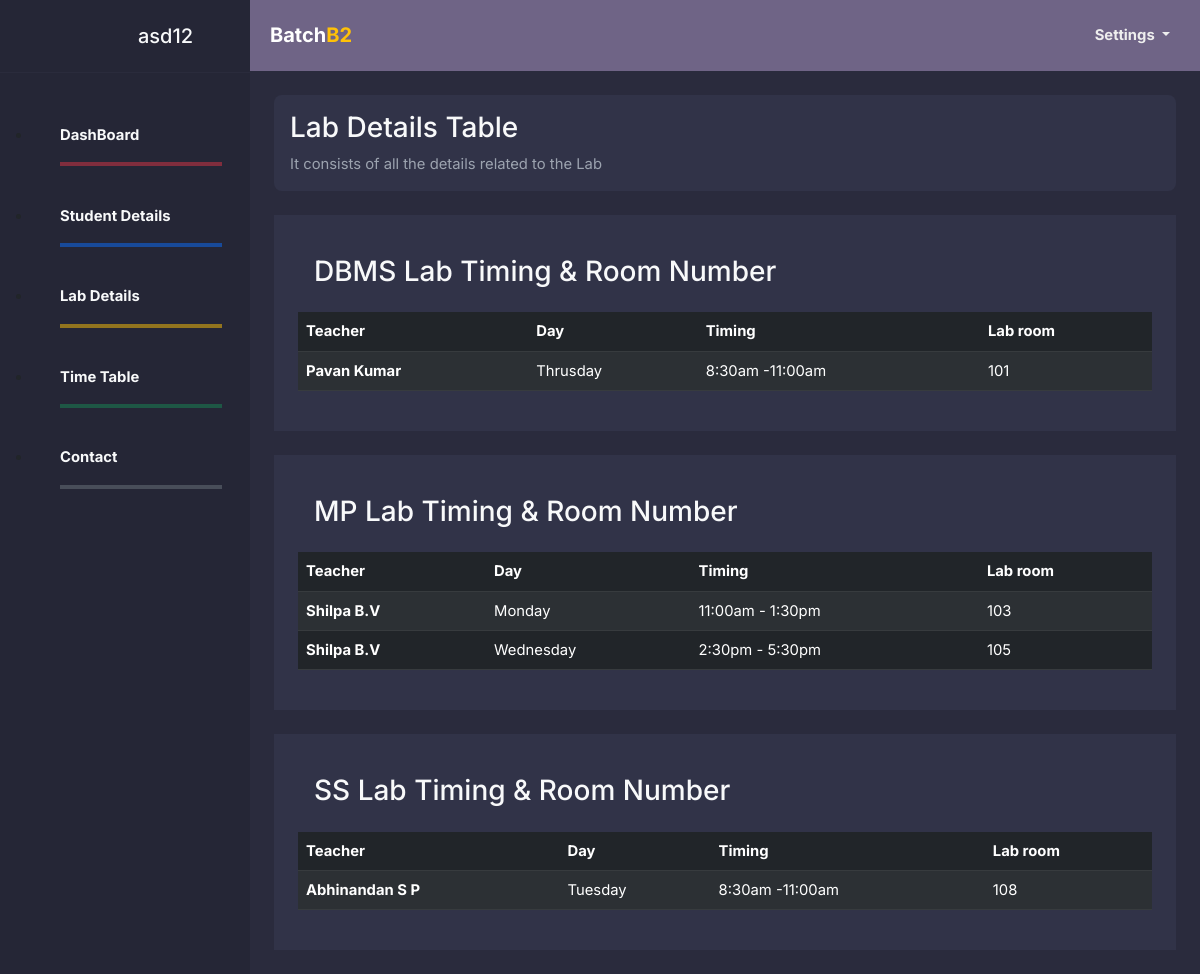
The app's page /batch/batch2lab.php (signed in) with its own data.
### tables this page shows
CREATE TABLE `lab` (
  `sno` int(11) NOT NULL,
  `batch` int(11) NOT NULL,
  `lab` varchar(30) NOT NULL,
  `teacher` varchar(50) NOT NULL,
  `date` varchar(50) NOT NULL,
  `timing` varchar(30) NOT NULL,
  `labroom` int(11) NOT NULL
);

### batch/batch2lab.php (the view, shortened to what this page needs)
<?php
include "configstud.php";
?>
<!DOCTYPE html>
<html lang="en">
<head>
<link href="https://cdn.jsdelivr.net/npm/bootstrap@5.2.3/dist/css/bootstrap.min.css" rel="stylesheet">
  <link href="https://cdn.jsdelivr.net/npm/boxicons@2.0.5/css/boxicons.min.css" rel="stylesheet" />
  <link rel="stylesheet" href="../admindash/admindash.css" />
</head>
<body>
  <aside class="sidebar position-fixed top-0 left-0 overflow-auto h-100 float-left" id="show-side-navigation1">
  <div class="sidebar-header d-flex justify-content-center align-items-center px-3 py-4">
    <div class="ms-3">
      <h5 class="fs-5 mb-0">
        <a class="text-decoration-none text-light" href="#"><?php echo $_SESSION['username']; ?></a>
      </h5>
    </div>
  </div>
  <div class="search position-relative text-center px-4 py-3 mt-2 bg-">
  </div>
  <ul class="">
    <li class="">
    <a href="batch2.php" class="text-light fw-bold">DashBoard</a>
    <hr class="border border-danger border-2 opacity-50">
    </li>
    <li class="">
    <a href="batch2student.php" class="text-light fw-bold">Student Details</a>
    <hr class="border border-primary border-2 opacity-50">
    </li>
    <li class="">
      <a href="#" class="text-light fw-bold">Lab Details</a>
      <hr class="border border-warning border-2 opacity-50">
    </li>
    <li class="">
      <a href="batch2timetable.php" class="text-light fw-bold">Time Table</a>
      <hr class="border border-success border-2 opacity-50">
    </li>
    <li class="">
      <a href="#" class="text-light fw-bold"> Contact</a>
      <hr class="border border-secondary border-2 opacity-50">
    </li>
  </ul>
</aside>
<section id="wrapper">
  <nav class="navbar navbar-expand-md">
    <div class="container-fluid mx-2">
      <div class="navbar-header">
        <a class="navbar-brand fw-bold" href="#">Batch<span class="main-color fw-bold">B2</span></a>
      </div>
      <div class="collapse navbar-collapse" id="toggle-navbar">
        <ul class="navbar-nav ms-auto">
          <li class="nav-item dropdown fw-bold">
            <a class="nav-link dropdown-toggle" href="#" id="navbarDropdown" role="button" data-bs-toggle="dropdown" aria-expanded="false">
              Settings
            </a>
          </li>
        </ul>
      </div>
    </div>
  </nav>
  <div class="p-4">
    <div class="welcome">
      <div class="content rounded-3 p-3">
        <h1 class="fs-3 text-light">Lab Details Table</h1>
        <p class="mb-0">It consists of all the details related to the Lab </p>
      </div>
    </div>
    <section class="charts mt-4">
      <div class="chart-container p-4">
      <div class="content rounded-3 p-3">
        <h1 class="fs-3 text-light">DBMS Lab Timing & Room Number</h1>
      </div>
      <table class="table table-striped table-dark table-hover">
                <thead>
                    <tr>
                    <th scope="col">Teacher</th>
                    <th scope="col">Day</th>
                    <th scope="col">Timing</th>
                    <th scope="col">Lab room</th>
                    </tr>
                </thead>
                <tbody>
                    <?php
                        $sql = "SELECT *  FROM lab WHERE lab='dbms' AND batch='2'";
                        $result=mysqli_query($mysql_db,$sql);
                        if($result){
                            while($row=mysqli_fetch_assoc($result)){
                                $teacher=$row['teacher'];
                                $date=$row['date'];
                                $timing=$row['timing'];
                                $labroom=$row['labroom'];
                                echo '<tr>
                                <th scope="row">'.$teacher.'</th>
                                <td>'.$date.'</td>
                                <td>'.$timing.'</td>
                                <td>'.$labroom.'</td>
                            </tr>';
                            }
                        }
                    ?>
                </tbody>
            </table>
        </div>
    </section>
    <section class="charts mt-4">
      <div class="chart-container p-4">
      <div class="content rounded-3 p-3">
        <h1 class="fs-3 text-light">MP Lab Timing & Room Number</h1>
      </div>
      <table class="table table-striped table-dark table-hover">
                <thead>
                    <tr>
                    <th scope="col">Teacher</th>
                    <th scope="col">Day</th>
                    <th scope="col">Timing</th>
                    <th scope="col">Lab room</th>
                    </tr>
                </thead>
                <tbody>
                    <?php
                        $sql = "SELECT *  FROM lab WHERE lab='mp' AND batch='2'";
                        $result=mysqli_query($mysql_db,$sql);
                        if($result){
                            while($row=mysqli_fetch_assoc($result)){
                                $teacher=$row['teacher'];
                                $date=$row['date'];
                                $timing=$row['timing'];
                                $labroom=$row['labroom'];
                                echo '<tr>
                                <th scope="row">'.$teacher.'</th>
                                <td>'.$date.'</td>
                                <td>'.$timing.'</td>
                                <td>'.$labroom.'</td>
                            </tr>';
                            }
                        }
                    ?>
                </tbody>
            </table>
        </div>
    </section>
    <section class="charts mt-4">
      <div class="chart-container p-4">
      <div class="content rounded-3 p-3">
        <h1 class="fs-3 text-light">SS Lab Timing & Room Number</h1>
      </div>
      <table class="table table-striped table-dark table-hover">
                <thead>
                    <tr>
                    <th scope="col">Teacher</th>
                    <th scope="col">Day</th>
                    <th scope="col">Timing</th>
                    <th scope="col">Lab room</th>
                    </tr>
                </thead>
                <tbody>
                    <?php
                        $sql = "SELECT *  FROM lab WHERE lab='ss' AND batch='2'";
                        $result=mysqli_query($mysql_db,$sql);
                        if($result){
                            while($row=mysqli_fetch_assoc($result)){
                                $teacher=$row['teacher'];
                                $date=$row['date'];
                                $timing=$row['timing'];
                                $labroom=$row['labroom'];
                                echo '<tr>
                                <th scope="row">'.$teacher.'</th>
                                <td>'.$date.'</td>
                                <td>'.$timing.'</td>
                                <td>'.$labroom.'</td>
                            </tr>';
                            }
                        }
                    ?>
                </tbody>
            </table>
        </div>
    </section>
  </div>
</section>
</body>
</html>

### admindash/admindash.css (style rules this page uses)
:root { --dk-gray-100: #F3F4F6; --dk-gray-200: #E5E7EB; --dk-gray-300: #D1D5DB; --dk-gray-400: #9CA3AF; --dk-gray-500: #6B7280; --dk-gray-600: #4B5563; --dk-gray-700: #374151; --dk-gray-800: #1F2937; --dk-gray-900: #111827; --dk-dark-bg: #313348; --dk-darker-bg: #2a2b3d; --navbar-bg-color: #6f6486; --sidebar-bg-color: #252636; --sidebar-width: 250px; }
* { margin: 0; padding: 0; box-sizing: border-box; }
body { font-family: 'Inter', sans-serif; background-color: var(--dk-darker-bg); font-size: .925rem; }
#wrapper { margin-left: var(--sidebar-width); transition: all .3s ease-in-out; }
.sidebar { background-color: var(--sidebar-bg-color); width: var(--sidebar-width); transition: all .3s ease-in-out; transform: translateX(0); z-index: 9999999 }
.sidebar .sidebar-header { border-bottom: 1px solid #2a2b3c }
.sidebar .sidebar-header h5 a { color: var(--dk-gray-300) }
.sidebar > ul > li { padding: .7rem 1.75rem; }
.sidebar ul > li > a { color: var(--dk-gray-400); text-decoration: none; }
.welcome { color: var(--dk-gray-300); }
.welcome .content { background-color: var(--dk-dark-bg); }
.welcome p { color: var(--dk-gray-400); }
.charts .chart-container { background-color: var(--dk-dark-bg); }
.main-color { color: #ffc107 }
.navbar { background-color: var(--navbar-bg-color) !important; border: none !important; }
.navbar .navbar-nav>li>a { color: #EEE !important; line-height: 55px !important; padding: 0 10px !important; }
.navbar .navbar-brand { color:#FFF !important }
.navbar .navbar-brand { line-height: 55px !important; padding: 0 !important }
.navbar>.container .navbar-brand, .navbar>.container-fluid .navbar-brand { margin: 0 !important }
.navbar .navbar-nav>li>a { float: left !important; }

### records on screen
lab: teacher "Pavan Kumar", date "Thrusday", timing "8:30am -11:00am", labroom "101"
lab: teacher "Shilpa B.V", date "Monday", timing "11:00am - 1:30pm", labroom "103"
lab: teacher "Shilpa B.V", date "Wednesday", timing "2:30pm - 5:30pm", labroom "105"
lab: teacher "Abhinandan S P", date "Tuesday", timing "8:30am -11:00am", labroom "108"

### other values on screen
$_SESSION['username'] "asd12"
